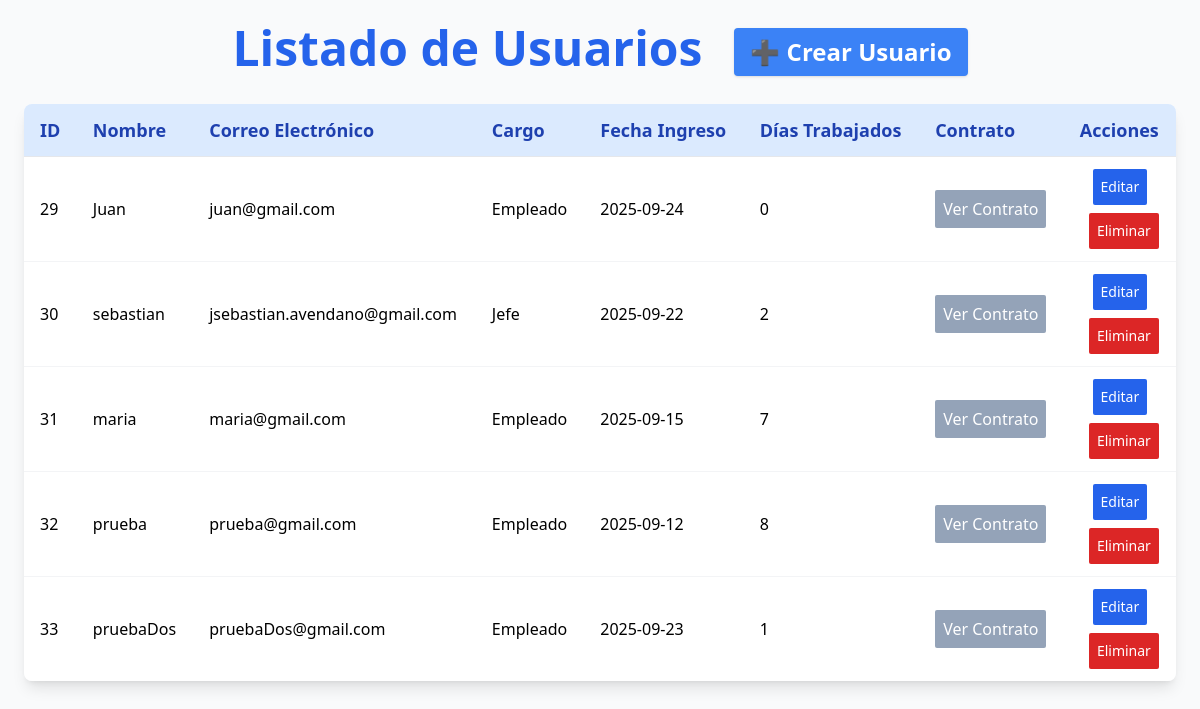
The page / on the database its author committed.
### tables this page shows
CREATE TABLE `usuarios` (
  `id` int(11) NOT NULL,
  `nombre` varchar(100) NOT NULL,
  `correo_electronico` varchar(150) NOT NULL,
  `id_rol` int(11) NOT NULL,
  `fecha_ingreso` date NOT NULL,
  `firma` longtext DEFAULT NULL,
  `contrato` varchar(255) DEFAULT NULL,
  `fecha_eliminacion` date DEFAULT NULL,
  `estado` enum('activo','inactivo') NOT NULL DEFAULT 'activo'
);

CREATE TABLE `roles` (
  `id` int(11) NOT NULL,
  `nombre_cargo` varchar(100) NOT NULL
);

### controllers/UsuarioController.php (called while the page is built, shortened)
<?php
require_once "models/Usuario.php";
class UsuarioController {
    private $db;
    public function __construct($db) {
        $this->db = $db;
    }
    public function index() {
        $usuario = new Usuario($this->db);
        $stmt = $usuario->listar();
        include "views/usuarios/listar.php";
    }
}

### models/Usuario.php (called while the page is built, shortened)
<?php
class Usuario {
    private $conn;
    private $table_name = "usuarios";
    public function __construct($db) {
        $this->conn = $db;
    }
    public function listar() {
        $query = "SELECT u.*, r.nombre_cargo
                  FROM " . $this->table_name . " u
                  JOIN roles r ON u.id_rol = r.id
                  WHERE u.estado = 'activo'";
        $stmt = $this->conn->prepare($query);
        $stmt->execute();
        return $stmt;
    }
}

### views/usuarios/listar.php (the view, shortened to what this page needs)
<?php
$festivos = [];
function calcularDiasHabiles($fechaInicio, $festivos) {
  $inicio = new DateTime($fechaInicio);
  $hoy = new DateTime();
  $dias = 0;
  $inicio->modify('+1 day');
  while ($inicio <= $hoy) {
      $n = (int)$inicio->format('N');
      $s = $inicio->format('Y-m-d');
      if ($n < 6 && !in_array($s, $festivos)) {
          $dias++;
      }
      $inicio->modify('+1 day');
  }
  return $dias;
}
?>
<!DOCTYPE html>
<html lang="es">
<head>
  <script src="https://cdn.tailwindcss.com"></script>
</head>
<body>
<section class="w-full min-h-screen flex flex-col items-center bg-gray-50 p-6">
  <div class="w-full max-w-6xl text-center mb-6 flex items-center justify-center flex-wrap gap-8">
    <h1 class="text-4xl md:text-5xl font-bold text-blue-600 mb-2">Listado de Usuarios</h1>
    <a href="index.php?action=crear" class="text-2xl inline-block bg-blue-500 hover:bg-blue-600 text-white font-semibold py-2 px-4 rounded shadow transition">
      ➕ Crear Usuario
    </a>
  </div>
  <div class="w-full max-w-7xl overflow-x-auto shadow-lg rounded-lg">
    <table class="min-w-full divide-y divide-gray-200 bg-white">
      <thead class="bg-blue-100 text-blue-800">
        <tr>
          <th class="px-4 py-3 text-left text-lg font-bold">ID</th>
          <th class="px-4 py-3 text-left text-lg font-bold">Nombre</th>
          <th class="px-4 py-3 text-left text-lg font-bold">Correo Electrónico</th>
          <th class="px-4 py-3 text-left text-lg font-bold">Cargo</th>
          <th class="px-4 py-3 text-left text-lg font-bold">Fecha Ingreso</th>
          <th class="px-4 py-3 text-left text-lg font-bold">Días Trabajados</th>
          <th class="px-4 py-3 text-left text-lg font-bold">Contrato</th>
          <th class="px-4 py-3 text-left text-lg font-bold">Acciones</th>
        </tr>
      </thead>
      <tbody class="divide-y divide-gray-100">
        <?php
        while ($row = $stmt->fetch(PDO::FETCH_ASSOC)):
          $id = htmlspecialchars($row['id']);
          $nombre = htmlspecialchars($row['nombre']);
          $correo = htmlspecialchars($row['correo_electronico']);
          $cargo = htmlspecialchars($row['nombre_cargo']);
          $fecha = htmlspecialchars($row['fecha_ingreso']);
          $diasTrabajados = calcularDiasHabiles($row['fecha_ingreso'], $festivos);
        ?>
        <tr class="hover:bg-gray-50">
          <td class="px-4 py-3 text-base text-left"><?= $id ?></td>
          <td class="px-4 py-3 text-base text-left"><?= $nombre ?></td>
          <td class="px-4 py-3 text-base text-left"><?= $correo ?></td>
          <td class="px-4 py-3 text-base text-left"><?= $cargo ?></td>
          <td class="px-4 py-3 text-base text-left"><?= $fecha ?></td>
          <td class="px-4 py-3 text-base text-left"><?= $diasTrabajados ?></td>
          <td class="px-4 py-3 text-base text-left">
            <?php if (!empty($row['contrato'])): ?>
              <a href="<?= $row['contrato'] ?>" target="_blank" class="text-white font-medium bg-slate-400 hover:bg-slate-500 hover:underline rounded-sm p-2">Ver Contrato</a>
            <?php else: ?>
              <span class="text-gray-500 italic">Sin contrato</span>
            <?php endif; ?>
          </td>
          <td class="px-4 py-3 text-sm space-x-2 flex lg:flex-col xl:flex-row items-center lg:gap-2 xl:gap-0">
            <a href="index.php?action=editar&id=<?= urlencode($row['id']) ?>" class="text-white bg-blue-600 hover:bg-blue-700  hover:underline font-medium rounded-sm p-2">Editar</a>
            <form method="POST" action="index.php?action=eliminar" class="formEliminar inline-block">
              <button type="submit" class="text-white bg-red-600 hover:bg-red-700 hover:underline font-medium rounded-sm p-2">Eliminar</button>
            </form>
          </td>
        </tr>
        <?php endwhile; ?>
      </tbody>
    </table>
  </div>
</section>
</body>
</html>

### index.php (shortened to what this page needs)
<?php
require_once "controllers/UsuarioController.php";
$database = new Database();
$db = $database->getConnection();
$controller = new UsuarioController($db);
$action = $_GET['action'] ?? 'index';
switch ($action) {
    case 'index':
        $controller->index();
        break;
}

### rows shown on the page
usuarios: id "29", nombre "Juan", correo_electronico "juan@gmail.com", id_rol.nombre_cargo "Empleado", fecha_ingreso "2025-09-24", fecha_ingreso "0"
usuarios: id "30", nombre "sebastian", correo_electronico "jsebastian.avendano@gmail.com", id_rol.nombre_cargo "Jefe", fecha_ingreso "2025-09-22", fecha_ingreso "2"
usuarios: id "31", nombre "maria", correo_electronico "maria@gmail.com", id_rol.nombre_cargo "Empleado", fecha_ingreso "2025-09-15", fecha_ingreso "7"
usuarios: id "32", nombre "prueba", correo_electronico "prueba@gmail.com", id_rol.nombre_cargo "Empleado", fecha_ingreso "2025-09-12", fecha_ingreso "8"
usuarios: id "33", nombre "pruebaDos", correo_electronico "pruebaDos@gmail.com", id_rol.nombre_cargo "Empleado", fecha_ingreso "2025-09-23", fecha_ingreso "1"
